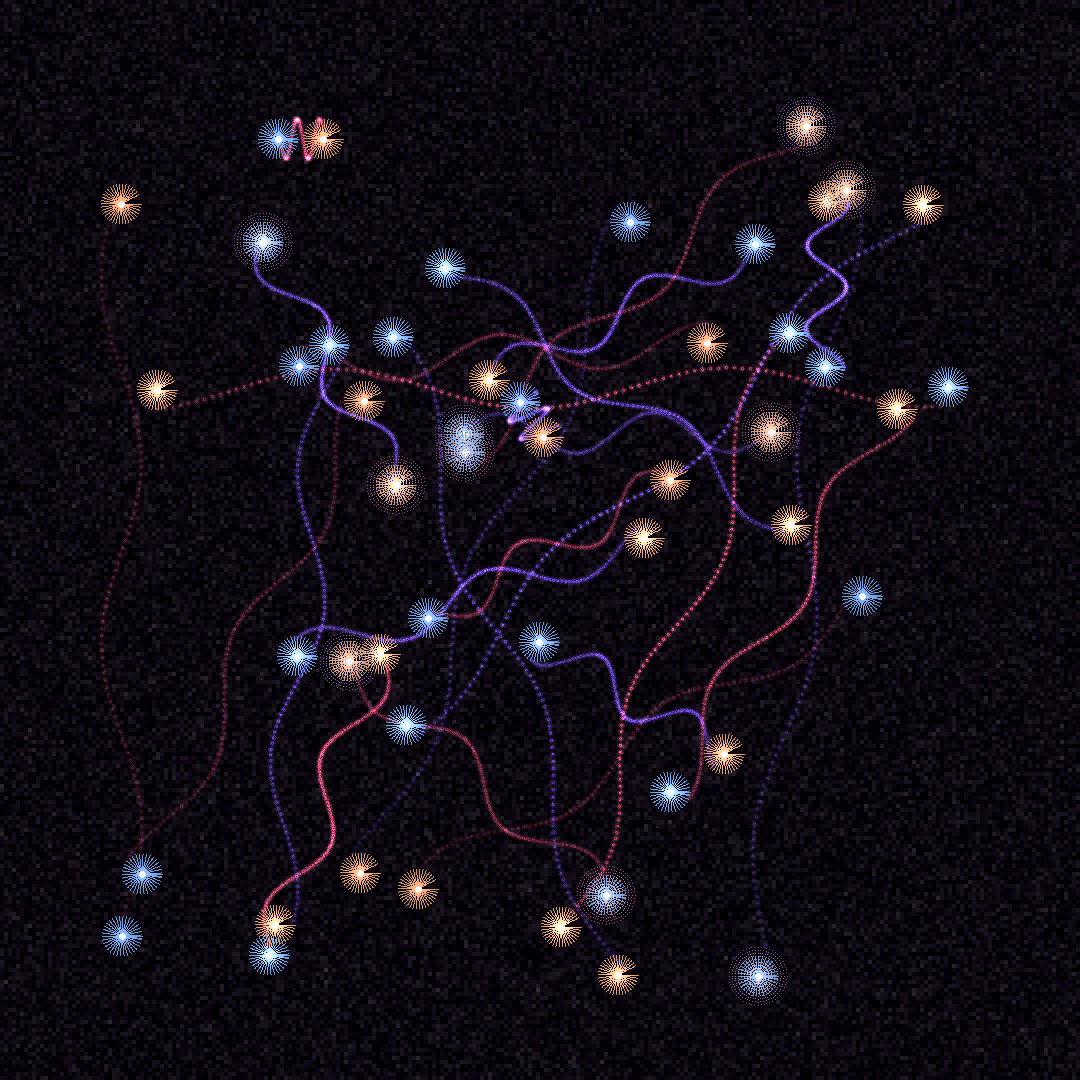

The script that saved this image:
#!/usr/bin/env python3
"""
Quantum Entanglement - Spooky Action at a Distance

Particles connected across space, instantly affecting each other.
When one is observed, the other responds, regardless of distance.
The fundamental connectedness underlying apparent separation.
"""

from PIL import Image, ImageDraw
import numpy as np
import math
import random

def create_quantum_entanglement():
    size = 1080
    img = Image.new('RGB', (size, size), (10, 5, 15))
    draw = ImageDraw.Draw(img)
    pixels = img.load()
    
    # Create entangled particle pairs
    num_pairs = 25
    entangled_pairs = []
    
    for _ in range(num_pairs):
        # Each pair has complementary properties
        x1 = random.randint(100, size - 100)
        y1 = random.randint(100, size - 100)
        x2 = random.randint(100, size - 100)
        y2 = random.randint(100, size - 100)
        
        # Entangled properties
        spin = random.choice([1, -1])
        phase = random.uniform(0, 2 * math.pi)
        energy = random.uniform(0.3, 1.0)
        
        entangled_pairs.append({
            'p1': (x1, y1),
            'p2': (x2, y2),
            'spin': spin,
            'phase': phase,
            'energy': energy,
            'observed': False
        })
    
    # Draw quantum field fluctuations
    for y in range(0, size, 4):
        for x in range(0, size, 4):
            # Quantum foam background
            fluctuation = random.gauss(0, 10)
            base_color = pixels[x, y]
            new_color = tuple(
                min(255, max(0, int(base_color[i] + fluctuation)))
                for i in range(3)
            )
            for dy in range(4):
                for dx in range(4):
                    if x + dx < size and y + dy < size:
                        pixels[x + dx, y + dy] = new_color
    
    # Draw entangled particles and their connections
    for pair in entangled_pairs:
        x1, y1 = pair['p1']
        x2, y2 = pair['p2']
        
        # Entanglement connection - not a simple line but a probability field
        num_points = 100
        for i in range(num_points):
            t = i / num_points
            
            # Quantum path - not straight but probabilistic
            wobble = math.sin(t * math.pi * 4 + pair['phase']) * 20
            perpendicular_angle = math.atan2(y2 - y1, x2 - x1) + math.pi / 2
            
            mid_x = x1 + (x2 - x1) * t + wobble * math.cos(perpendicular_angle)
            mid_y = y1 + (y2 - y1) * t + wobble * math.sin(perpendicular_angle)
            
            # Connection strength varies with quantum uncertainty
            opacity = int(255 * pair['energy'] * (0.5 + 0.5 * math.sin(t * math.pi)))
            
            # Color based on spin correlation
            if pair['spin'] > 0:
                color = (opacity // 2, opacity // 3, opacity)  # Blue for up
            else:
                color = (opacity, opacity // 3, opacity // 2)  # Red for down
            
            # Draw probability cloud around path
            for r in range(1, 4):
                for angle in range(0, 360, 30):
                    px = int(mid_x + r * math.cos(math.radians(angle)))
                    py = int(mid_y + r * math.sin(math.radians(angle)))
                    if 0 <= px < size and 0 <= py < size:
                        existing = pixels[px, py]
                        pixels[px, py] = tuple(
                            min(255, existing[i] + color[i] // (r + 1))
                            for i in range(3)
                        )
    
    # Draw the particles themselves
    for pair in entangled_pairs:
        x1, y1 = pair['p1']
        x2, y2 = pair['p2']
        
        # Particle 1 - wave function collapse visualization
        for r in range(20, 0, -1):
            opacity = int(255 * (1 - r / 20) * pair['energy'])
            
            # Spinning visualization
            for angle in range(0, 360, 10):
                spin_offset = pair['spin'] * angle / 20
                px = x1 + r * math.cos(math.radians(angle + spin_offset))
                py = y1 + r * math.sin(math.radians(angle + spin_offset))
                
                if pair['spin'] > 0:
                    color = (100 + opacity // 2, 150 + opacity // 2, 200 + opacity)
                else:
                    color = (200 + opacity, 150 + opacity // 2, 100 + opacity // 2)
                
                draw.point((px, py), fill=color)
        
        # Particle 2 - complementary state
        for r in range(20, 0, -1):
            opacity = int(255 * (1 - r / 20) * pair['energy'])
            
            # Opposite spin
            for angle in range(0, 360, 10):
                spin_offset = -pair['spin'] * angle / 20  # Opposite spin
                px = x2 + r * math.cos(math.radians(angle + spin_offset))
                py = y2 + r * math.sin(math.radians(angle + spin_offset))
                
                # Complementary colors
                if pair['spin'] > 0:
                    color = (200 + opacity, 150 + opacity // 2, 100 + opacity // 2)
                else:
                    color = (100 + opacity // 2, 150 + opacity // 2, 200 + opacity)
                
                draw.point((px, py), fill=color)
        
        # Central cores
        draw.ellipse([(x1 - 3, y1 - 3), (x1 + 3, y1 + 3)], 
                    fill=(255, 255, 255))
        draw.ellipse([(x2 - 3, y2 - 3), (x2 + 3, y2 + 3)], 
                    fill=(255, 255, 255))
    
    # Observation effects - some particles being measured
    num_observations = 5
    observed_indices = random.sample(range(num_pairs), min(num_observations, num_pairs))
    
    for idx in observed_indices:
        pair = entangled_pairs[idx]
        x1, y1 = pair['p1']
        
        # Observation collapses wave function
        for ring_r in range(5, 30, 3):
            segments = 60
            for i in range(segments):
                angle = (i / segments) * 2 * math.pi
                px = x1 + ring_r * math.cos(angle)
                py = y1 + ring_r * math.sin(angle)
                
                # Observation creates ripples
                color = (
                    255 - ring_r * 5,
                    255 - ring_r * 6,
                    255 - ring_r * 4
                )
                
                if 0 <= int(px) < size and 0 <= int(py) < size:
                    draw.point((px, py), fill=color)
        
        # Instant effect on entangled partner
        x2, y2 = pair['p2']
        for ring_r in range(5, 30, 3):
            segments = 60
            for i in range(segments):
                angle = (i / segments) * 2 * math.pi
                px = x2 + ring_r * math.cos(angle)
                py = y2 + ring_r * math.sin(angle)
                
                # Complementary observation effect
                color = (
                    255 - ring_r * 4,
                    255 - ring_r * 6,
                    255 - ring_r * 5
                )
                
                if 0 <= int(px) < size and 0 <= int(py) < size:
                    draw.point((px, py), fill=color)
    
    # Add quantum interference patterns
    for _ in range(3000):
        x = random.randint(0, size - 1)
        y = random.randint(0, size - 1)
        
        # Check proximity to entangled particles
        near_particle = False
        for pair in entangled_pairs:
            for p in [pair['p1'], pair['p2']]:
                dist = math.sqrt((x - p[0])**2 + (y - p[1])**2)
                if dist < 50:
                    near_particle = True
                    break
        
        if near_particle:
            current = pixels[x, y]
            interference = random.randint(10, 40)
            pixels[x, y] = tuple(
                min(255, c + interference)
                for c in current
            )
    
    return img

if __name__ == "__main__":
    artwork = create_quantum_entanglement()
    artwork.save("quantum_entanglement_01.png", "PNG")
    print("Quantum Entanglement created - spooky action at a distance visualized")